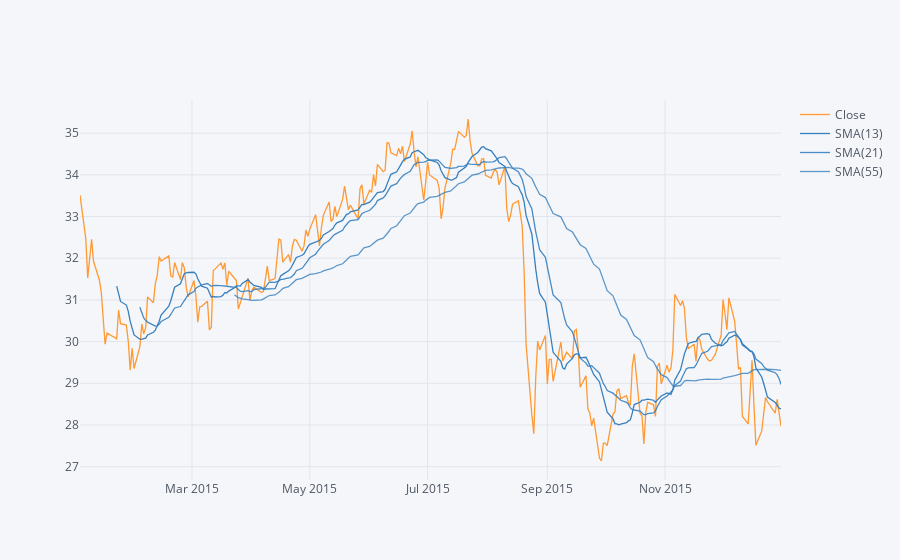

Write notebook code for a chart like this one.
### Code cell
MS_2015_date.ta_plot(study="sma",periods=[13,21,55])

### Figure 1 — Plotly figure (JSON) as saved in the notebook; plotly's stock layout.template omitted (floating-point values rounded to 4 significant figures; data arrays with more than 128 entries replaced by an {"elided": "..."} marker saying what was removed)
{"data": [{"line": {"color": "rgba(255, 153, 51, 1.0)", "dash": "solid", "shape": "linear", "width": 1.3}, "mode": "lines", "name": "Close", "text": "", "type": "scatter", "x": {"elided": "252 str values"}, "y": {"elided": "252 float values"}}, {"line": {"color": "rgba(55, 128, 191, 1.0)", "dash": "solid", "shape": "linear", "width": 1.3}, "mode": "lines", "name": "SMA(13)", "text": "", "type": "scatter", "x": {"elided": "252 str values"}, "y": {"elided": "252 mixed values"}}, {"line": {"color": "rgba(55, 128, 191, 0.8999999999999999)", "dash": "solid", "shape": "linear", "width": 1.3}, "mode": "lines", "name": "SMA(21)", "text": "", "type": "scatter", "x": {"elided": "252 str values"}, "y": {"elided": "252 mixed values"}}, {"line": {"color": "rgba(55, 128, 191, 0.7999999999999998)", "dash": "solid", "shape": "linear", "width": 1.3}, "mode": "lines", "name": "SMA(55)", "text": "", "type": "scatter", "x": {"elided": "252 str values"}, "y": {"elided": "252 mixed values"}}], "layout": {"legend": {"bgcolor": "#F5F6F9", "font": {"color": "#4D5663"}}, "paper_bgcolor": "#F5F6F9", "plot_bgcolor": "#F5F6F9", "title": {"font": {"color": "#4D5663"}}, "xaxis": {"gridcolor": "#E1E5ED", "showgrid": true, "tickfont": {"color": "#4D5663"}, "title": {"font": {"color": "#4D5663"}, "text": ""}, "zerolinecolor": "#E1E5ED"}, "yaxis": {"gridcolor": "#E1E5ED", "showgrid": true, "tickfont": {"color": "#4D5663"}, "title": {"font": {"color": "#4D5663"}, "text": ""}, "zerolinecolor": "#E1E5ED"}}}
